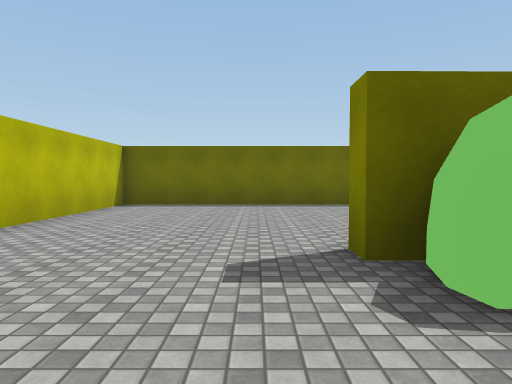
view 1 (above)

24 first-person views from a walk through a 3-D level made in the Unity game engine. The camera is 1.3 m above the floor, tilts 2° down and sees 70° across. The floor is counted in squares, 2 m on a side. Each view is taken from the middle of a square. On the plan, view 1 faces up. The plan holds only what a view shows up to about 11 squares ahead; the rest is blank. The place goes on beyond the plan. The player character is not drawn. Some surface patterns are stand-ins.

view 2
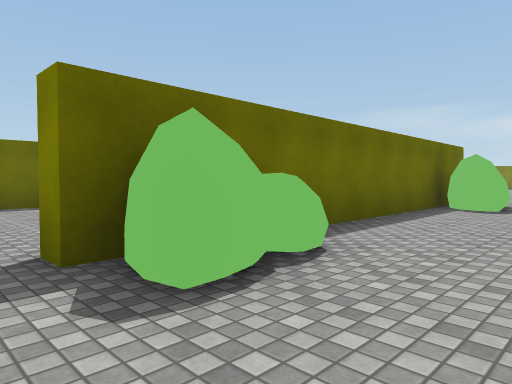

view 3
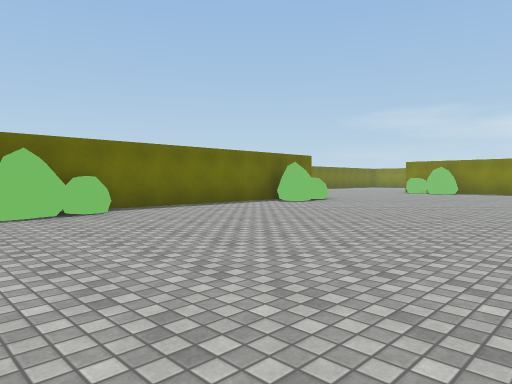

view 4
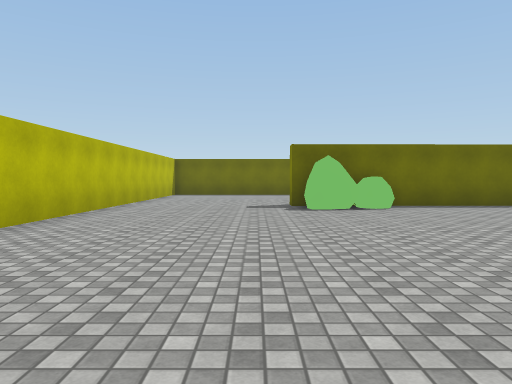

view 5
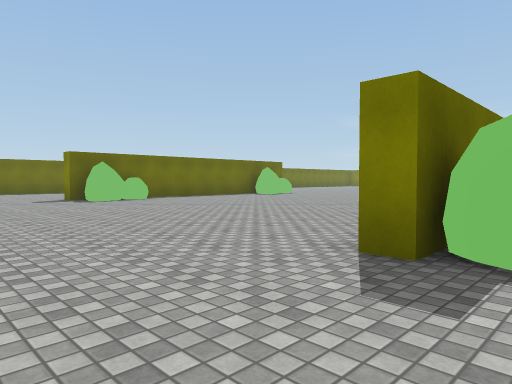

view 6
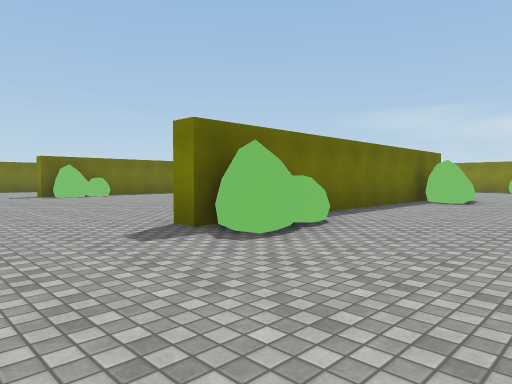

view 7
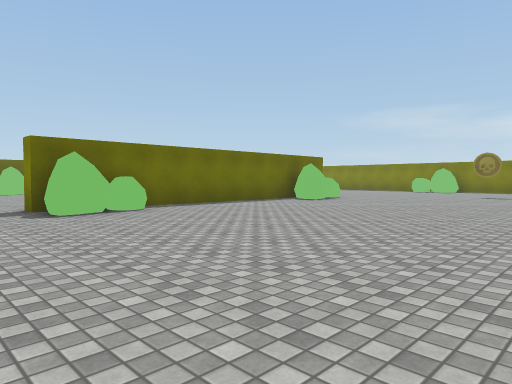

view 8
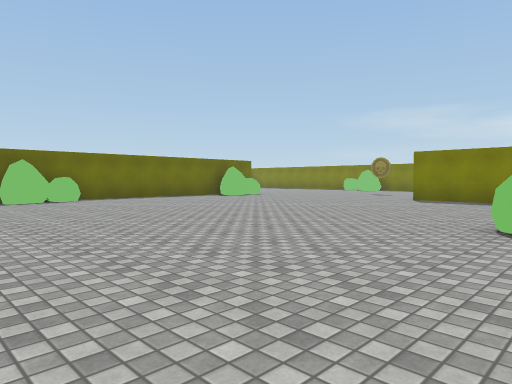

view 9
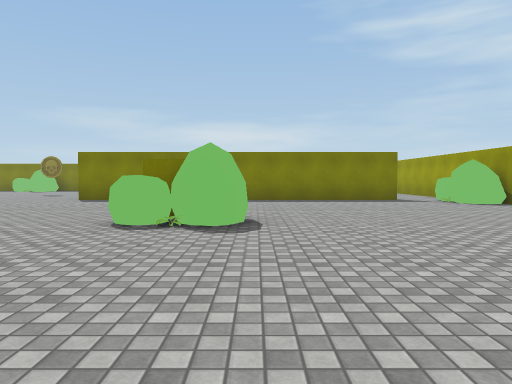

view 10
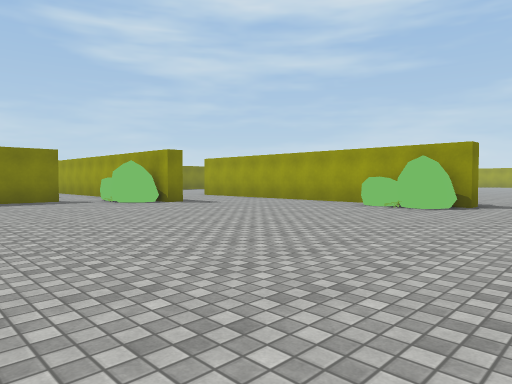

view 11
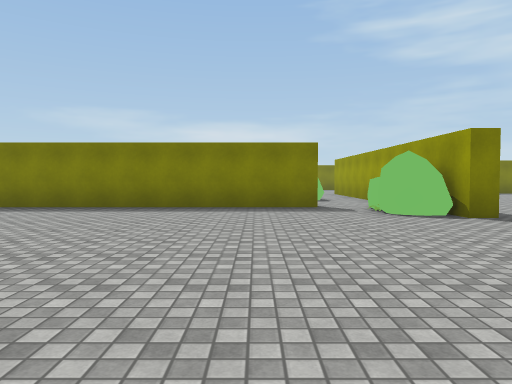

view 12
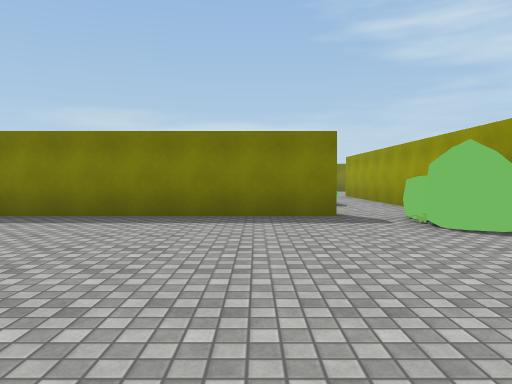

view 13
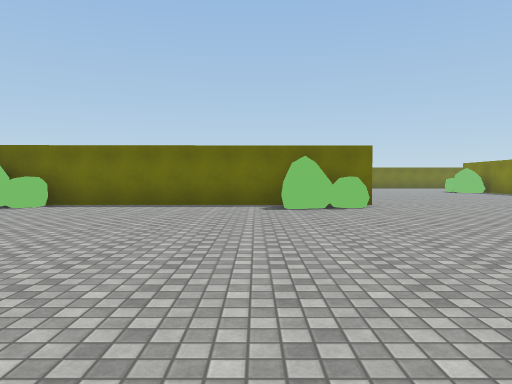

view 14
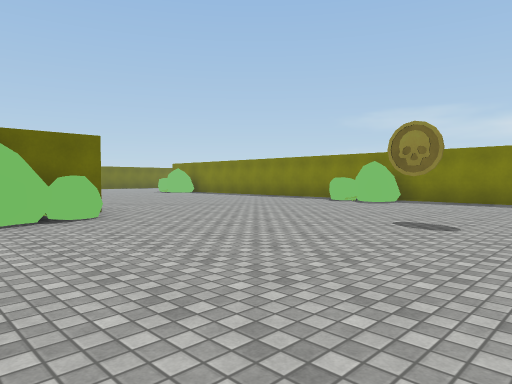

view 15
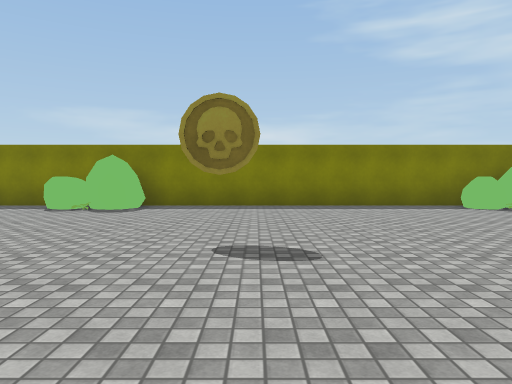

view 16
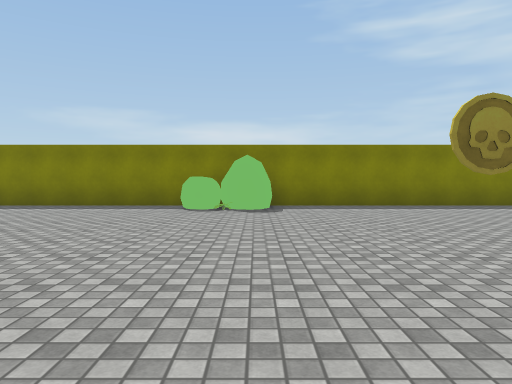

view 17
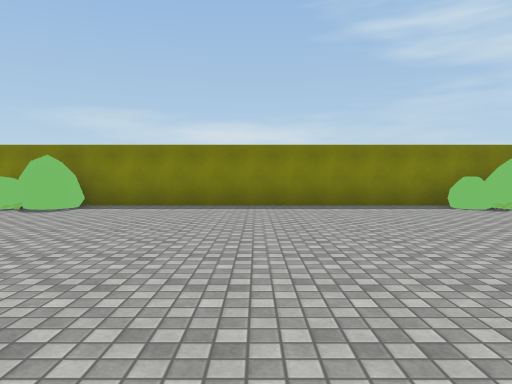

view 18
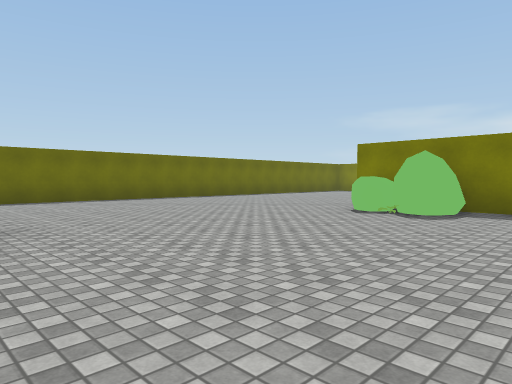

view 19
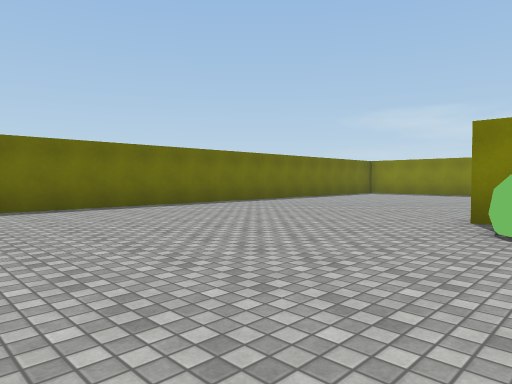

view 20
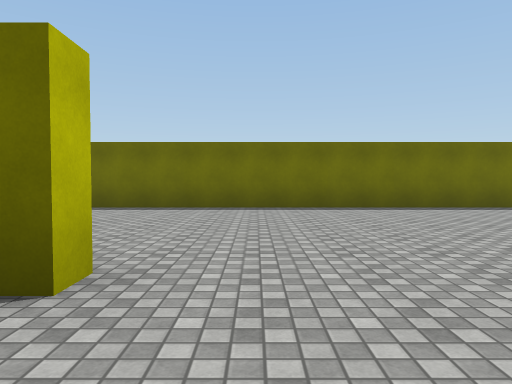

view 21
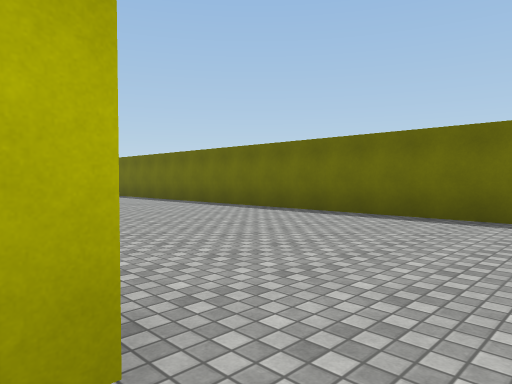

view 22
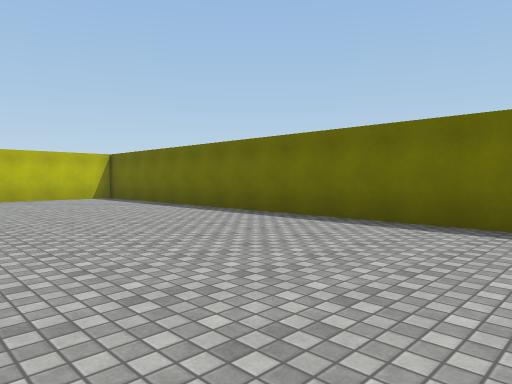

view 23
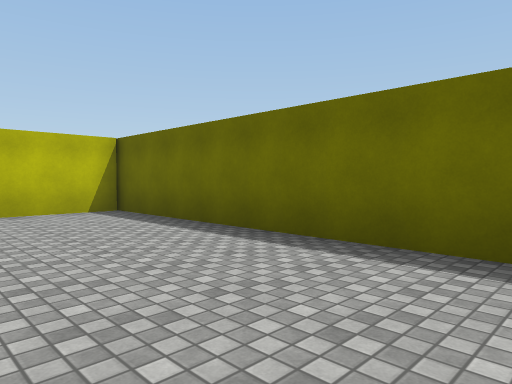

view 24
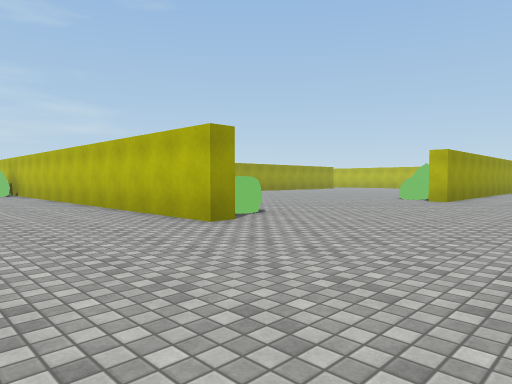

### Floor plan
Points are (right, up) in squares from view 1. A wall is a line through its corners. A room is listed if a view was taken in it or the views show most of it. See-through windows are left out.
Room 1 (views 1, 2, 3, 4, 5, 6, 7, 8, 9, 10, 11, 12, 13, 14, 15, 16, 17, 18, 19, 20, 21, 22, 23, 24)
walls: (10, -7.7) (-0.1, -7.9) (-0.1, -7.3); (13, -13) (13, -12.2); (18.1, -19.2) (18.1, 2.6) (18.5, 2.6) (18.5, -5.1); (9.9, 3.5) (10.9, 3.5) (10.9, 3) (0.9, 2.9) (0.9, 3.4); (9.5, -25.5) (9.5, -15.9); (10.5, -27.5) (14.1, -27.5); (7.1, -28.1) (7.1, -27.6) (8.2, -27.6); (19.2, 9.4) (-3.4, 9.4) (-3.4, -1.2)
objects: other object (0, -9) to (1, -8); other object (1, -30); other object (1, 2) to (3, 2); other object (3, -20) to (4, -19); other object (8, -27) to (9, -27); other object (8, -9) to (9, -9); other object (9, 2) to (10, 2); other object (17, -19) to (17, -18); other object (17, -10) to (17, -9); other object (17, 1) to (17, 2)

Positions as (right, up) in squares from view 1, and headings:
1: (0, 0), facing up
2: (0, 0), facing up-right
3: (0, -5), facing up-right
4: (0, -6), facing up
5: (-3, -9), facing up-right
6: (-3, -12), facing up-right
7: (-2, -16), facing up-right
8: (-2, -20), facing up-right
9: (-2, -21), facing right
10: (-2, -22), facing down-right
11: (1, -24), facing right
12: (3, -24), facing right
13: (7, -17), facing up
14: (7, -15), facing up-right
15: (9, -13), facing right
16: (9, -10), facing right
17: (9, -4), facing right
18: (10, -2), facing up-right
19: (12, 1), facing up-right
20: (12, 1), facing up
21: (12, 3), facing up-left
22: (9, 4), facing up-left
23: (4, 6), facing up-left
24: (22, 7), facing down-left
